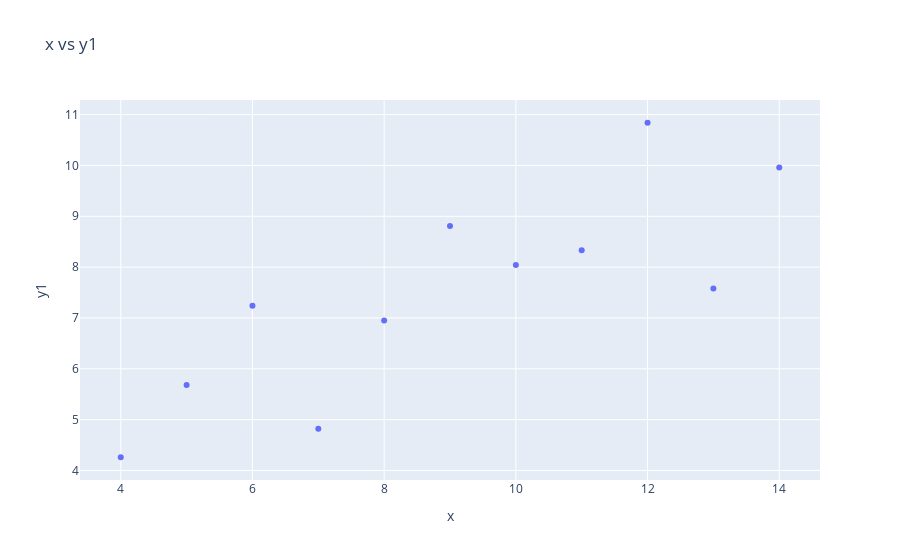

The cell this chart's notebook holds for it:
### Markdown cell above
#### Visualization

Make a scatter plot for each of the y-values. Here is the first one:

### Code cell
fig = px.scatter(DF_new,x='x',y='y1',title='x vs y1')
fig.show()

### Figure 1 — Plotly figure (JSON) as saved in the notebook; plotly's stock layout.template omitted (floating-point values rounded to 4 significant figures)
{"data": [{"hovertemplate": "x=%{x}<br>y1=%{y}<extra></extra>", "legendgroup": "", "marker": {"color": "#636efa", "symbol": "circle"}, "mode": "markers", "name": "", "orientation": "v", "showlegend": false, "type": "scatter", "x": [10, 8, 13, 9, 11, 14, 6, 4, 12, 7, 5], "xaxis": "x", "y": [8.04, 6.95, 7.58, 8.81, 8.33, 9.96, 7.24, 4.26, 10.84, 4.82, 5.68], "yaxis": "y"}], "layout": {"autosize": true, "legend": {"tracegroupgap": 0}, "title": {"text": "x vs y1"}, "xaxis": {"anchor": "y", "autorange": true, "domain": [0, 1], "range": [3.36, 14.64], "title": {"text": "x"}, "type": "linear"}, "yaxis": {"anchor": "x", "autorange": true, "domain": [0, 1], "range": [3.717, 11.38], "title": {"text": "y1"}, "type": "linear"}}}
